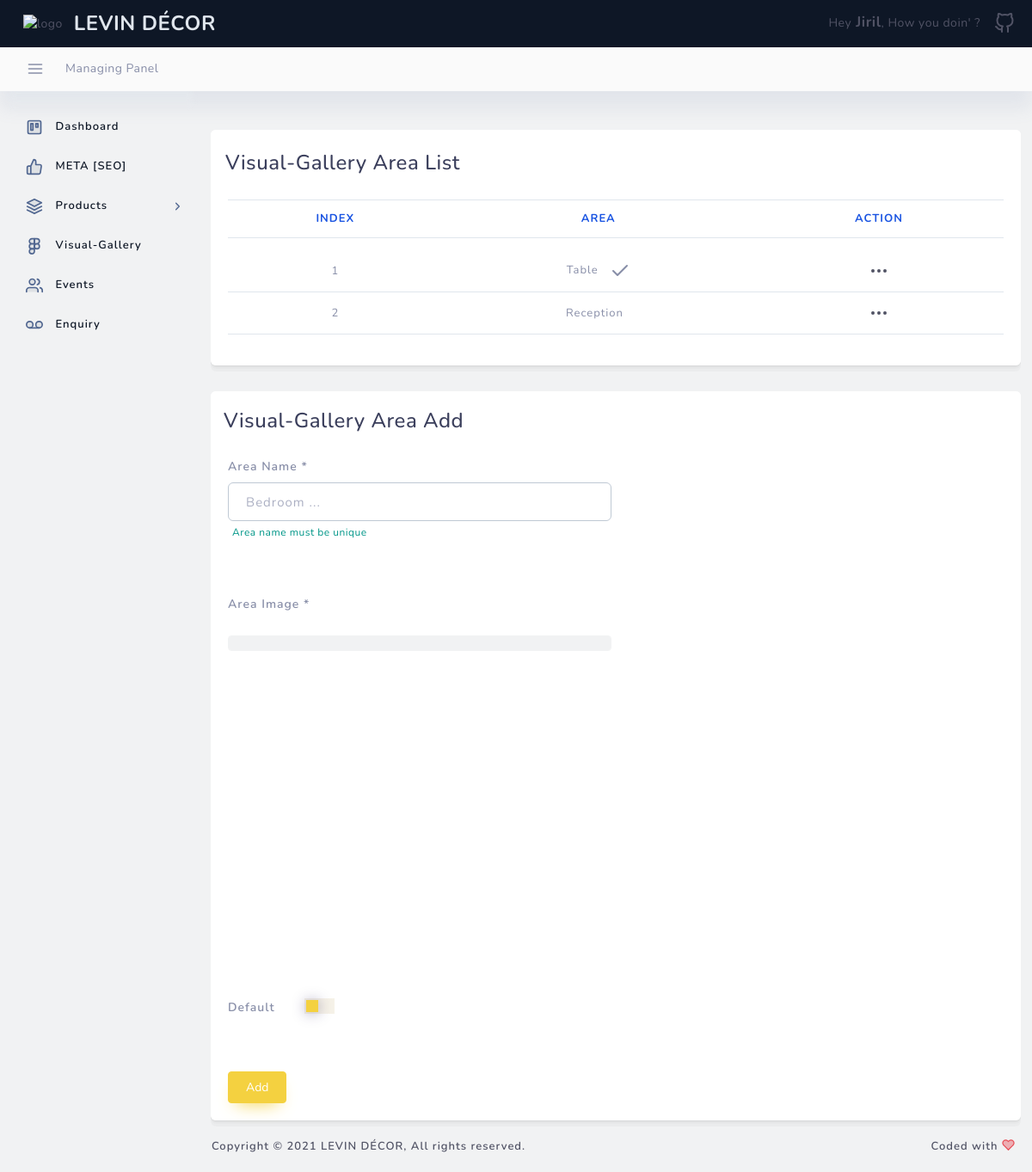
/panel/visual-gallery/ (signed in), run on the app's committed database.
### vsg/models.py (models this page shows, shortened)
class VSG(models.Model) :
    area = models.CharField(max_length=250, null=True, blank=True)
    area_slug = models.CharField(max_length=250, null=True, blank=True)
    image1 = models.ImageField(upload_to="vsg", null=True, blank=True)
    is_default = models.BooleanField(default=False, null=True, blank=True)
    meta_title = models.CharField(max_length=250, null=True, blank=True)

### vsg/views.py (the view, shortened to what this page needs)
# urls.py: url(r'^panel/visual-gallery/$', views.vsg_back, name='vsg_back'),
@login_required
def vsg_back(request) :
    vsg_all = VSG.objects.all()
    send = {
        'vsg_all': vsg_all,
    }
    return render(request, 'back/visual-gallery/vsg_back.html', send)

### levin_main/templates/back/visual-gallery/vsg_back.html (shortened to what this page needs)
{% extends 'back/master_back.html' %}
{% load static %}
    {% block headblock %}
    <link rel="stylesheet" type="text/css" href="{% static 'back/plugins/table/datatable/datatables.css' %}">
    <link rel="stylesheet" type="text/css" href="{% static 'back/plugins/table/datatable/custom_dt_html5.css' %}">
    <link rel="stylesheet" type="text/css" href="{% static 'back/plugins/table/datatable/dt-global_style.css' %}">
    {% endblock %}
    {% block page_content %}
    <div class="container" style="padding: 10px 0px 0px 0px !important; margin-top: 35px;">
        <div class="container">
            <div id="tableDropdown" class="col-lg-12 col-12 layout-spacing">
                <div class="statbox widget box box-shadow">
                    <div class="widget-header">
                        <div class="row">
                            <div class="col-xl-12 col-lg-11 col-md-11 col-sm-10 col-10 pt-4 pl-4">
                                <h4>Visual-Gallery Area List</h4>
                            </div>
                        </div>
                    </div>
                    <div class="widget-content widget-content-area">
                        <div class="table-responsive">
                            <table id="html5-extension" class="table table-hover non-hover" style="width:100%">
                                <thead>
                                    <tr>
                                        <th class="text-center">Index</th>
                                        <th class="text-center">Area</th>
                                        <th class="text-center">Action</th>
                                    </tr>
                                </thead>
                                <tbody>
                                    {% for vsg_all in vsg_all %}
                                    <tr>
                                        <td class="text-center">{{forloop.counter}}</td>
                                        <td class="text-center">{{vsg_all.area | title}} &nbsp;
                                            {% if vsg_all.is_default == True %}
                                                <svg xmlns="http://www.w3.org/2000/svg" width="24" height="24" viewBox="0 0 24 24" fill="none" stroke="currentColor" stroke-width="2" stroke-linecap="round" stroke-linejoin="round" class="feather feather-check"><polyline points="20 6 9 17 4 12"></polyline></svg>
                                            {% endif %}
                                        </td>
                                        <td class="text-center">
                                            <div class="dropdown custom-dropdown">
                                                <a class="dropdown-toggle" href="#" role="button" id="dropdownMenuLink7" data-toggle="dropdown" aria-haspopup="true" aria-expanded="false">
                                                </a>
                                            </div>
                                        </td>
                                    </tr>
                                    {% endfor %}
                                </tbody>
                            </table>
                        </div>
                    </div>
                </div>
            </div>
            <div id="ftFormArray" class="col-lg-12 col-12 layout-spacing" >
                <div class="statbox widget box box-shadow">
                    <div class="widget-header">
                        <div class="row">
                            <div class="col-xl-12 col-md-12 col-sm-12 col-12" style="margin-top: 20px; margin-left: 7px;">
                                <h4>Visual-Gallery Area Add</h4>
                            </div>
                        </div>
                    </div>
                    <div class="widget-content widget-content-area custom-autocomplete h-100">
                        <form onsubmit="myFunction()" action="{% url 'vsg_back' %}" method="post" id="quillForm1" name="quillForm1" enctype="multipart/form-data" class="form-horizontal">
                            <div class="form-row mb-4">
                                <div class="form-group col-md-6">
                                    <label for="area">Area Name *</label>
                                    <input type="text" class="form-control" id="area" name="area" placeholder="Bedroom ..." required>
                                    <small id="emailHelp1" class="form-text text-muted mb-4" style="margin-left: 5px;">Area name must be unique</small>
                                </div>
                            </div>
                            <div class="form-row mb-4">
                                <div class="form-group col-md-6">
                                    <label for="image1" style="margin-bottom: 0px;">Area Image *</label>
                                    <div class="custom-file-container" data-upload-id="myFirstImage">
                                        <label class="custom-file-container__custom-file" >
                                            <span class="custom-file-container__custom-file__custom-file-control"></span>
                                        </label>
                                        <div class="custom-file-container__image-preview"></div>
                                    </div>
                                </div>
                            </div>
                            <div class="form-row mb-4">
                                <div class="form-group col-md-6">
                                    <label for="is_default">Default</label>
                                    <label class="switch s-dark mr-2" style="margin-left: 30px; margin-bottom: -3px;">
                                        <span class="slider"></span>
                                    </label>
                                </div>
                            </div>
                            <button type="submit" class="btn btn-primary mt-3">Add</button>
                        </form>
                    </div>
                </div>
            </div>
        </div>
    </div>
    {% endblock %}

### levin_main/templates/back/master_back.html (shortened to what this page needs)
{% load static %}
<!DOCTYPE html>
<html lang="en">
<head>
    <link href="{% static 'back/assets/css/loader.css' %}" rel="stylesheet" type="text/css" />
    <link href="{% static 'back/bootstrap/css/bootstrap.min.css' %}" rel="stylesheet" type="text/css" />
    <link href="{% static 'back/assets/css/plugins.css' %}" rel="stylesheet" type="text/css" />
    <link href="{% static 'back/plugins/apex/apexcharts.css' %}" rel="stylesheet" type="text/css">
    <link href="{% static 'back/assets/css/dashboard/dash_1.css' %}" rel="stylesheet" type="text/css" />
    <link rel="stylesheet" type="text/css" href="{% static 'back/assets/css/widgets/modules-widgets.css' %}">
    <link href="{% static 'back/assets/css/scrollspyNav.css' %}" rel="stylesheet" type="text/css" />
    <link href="{% static 'back/plugins/autocomplete/autocomplete.css' %}" rel="stylesheet" type="text/css" />
    <link href="{% static 'back/plugins/flatpickr/flatpickr.css' %}" rel="stylesheet" type="text/css">
    <link href="{% static 'back/plugins/flatpickr/custom-flatpickr.css' %}" rel="stylesheet" type="text/css">
    <link rel="stylesheet" type="text/css" href="{% static 'back/plugins/select2/select2.min.css' %}">
    <link rel="stylesheet" type="text/css" href="{% static 'back/plugins/bootstrap-select/bootstrap-select.min.css' %}">
    <link rel="stylesheet" type="text/css" href="{% static 'back/plugins/bootstrap-touchspin/jquery.bootstrap-touchspin.min.css' %}">
    <link rel="stylesheet" type="text/css" href="{% static 'back/assets/css/forms/switches.css' %}">
    <link rel="stylesheet" type="text/css" href="{% static 'back/plugins/file-upload/file-upload-with-preview.min.css' %}">
    <link rel="stylesheet" type="text/css" href="{% static 'back/plugins/editors/quill/quill.snow.css' %}">
    <link rel="stylesheet" type="text/css" href="{% static 'back/assets/css/elements/search.css' %}">
    {% block headblock %}
    {% endblock %}
</head>
<body>
    <div class="header-container fixed-top">
        <header class="header navbar navbar-expand-sm">
            <ul class="navbar-item theme-brand flex-row  text-center">
                <li class="nav-item theme-logo">
                    <a href="{% url 'panel' %}">
                        <img src="{% static 'front/images/Levin.png' %}" class="navbar-logo" alt="logo">
                    </a>
                </li>
                <li class="nav-item theme-text">
                    <a href="{% url 'panel' %}" class="nav-link"> LEVIN DÉCOR </a>
                </li>
            </ul>
            <ul class="navbar-item flex-row ml-md-auto">
                <li class="nav-item dropdown message-dropdown">
                    <a href="javascript:void(0);" class="nav-link dropdown-toggle" id="messageDropdown" data-toggle="dropdown" aria-haspopup="true" aria-expanded="false">
                        Hey<b style="font-size: 17px;"> {{request.user.first_name}}</b>, How you doin' ?
                    </a>
                </li>
                <li class="nav-item dropdown user-profile-dropdown">
                    <a href="javascript:void(0);" class="nav-link dropdown-toggle user" id="userProfileDropdown" data-toggle="dropdown" aria-haspopup="true" aria-expanded="true">
                    </a>
                </li>
            </ul>
        </header>
    </div>
    <div class="sub-header-container">
        <header class="header navbar navbar-expand-sm">
            <a href="javascript:void(0);" class="sidebarCollapse" data-placement="bottom"></a>
            <ul class="navbar-nav flex-row">
                <li>
                    <div class="page-header">
                        <nav class="breadcrumb-one" aria-label="breadcrumb">
                            <ol class="breadcrumb">
                                <li class="breadcrumb-item"><a href="javascript:void(0);">Managing Panel</a></li>
                            </ol>
                        </nav>
                    </div>
                </li>
            </ul>
        </header>
    </div>
    <div class="main-container" id="container">
        <div class="sidebar-wrapper sidebar-theme">
            <nav id="sidebar">
                <div class="shadow-bottom"></div>
                <ul class="list-unstyled menu-categories" id="accordionExample">
                    <li class="menu">
                        <a href="{% url 'panel' %}" aria-expanded="false" class="dropdown-toggle">
                            <div class="">
                                <span>Dashboard</span>
                            </div>
                        </a>
                    </li>
                    <li class="menu">
                        <a href="{% url 'page_handler' %}" aria-expanded="false" class="dropdown-toggle">
                            <div class="">
                                <span>META [SEO]</span>
                            </div>
                        </a>
                    </li>
                    <li class="menu">
                        <a href="#product" data-toggle="collapse" aria-expanded="false" class="dropdown-toggle">
                            <div class="">
                                <span>Products</span>
                            </div>
                            <div>
                                <svg xmlns="http://www.w3.org/2000/svg" width="24" height="24" viewBox="0 0 24 24" fill="none" stroke="currentColor" stroke-width="2" stroke-linecap="round" stroke-linejoin="round" class="feather feather-chevron-right"><polyline points="9 18 15 12 9 6"></polyline></svg>
                            </div>
                        </a>
                    </li>
                    <li class="menu">
                        <a href="{% url 'vsg_back' %}" aria-expanded="false" class="dropdown-toggle">
                            <div class="">
                                <span>Visual-Gallery</span>
                            </div>
                        </a>
                    </li>
                    <li class="menu">
                        <a href="{% url 'event_back' %}" aria-expanded="false" class="dropdown-toggle">
                            <div class="">
                                <span>Events</span>
                            </div>
                        </a>
                    </li>
                    <li class="menu">
                        <a href="{% url 'enquiry' %}" aria-expanded="false" class="dropdown-toggle">
                            <div class="">
                                <span>Enquiry</span>
                            </div>
                        </a>
                    </li>
                </ul>
            </nav>
        </div>
        <div id="content" class="main-content" style="padding-bottom: 30px;">
            {% block page_content %}
            {% endblock %}
            <div class="footer-wrapper" style="position: absolute; padding-top: 30px !important; bottom: 10px;">
                <div class="footer-section f-section-1">
                    <p class="">Copyright © 2021 <a target="_blank" href="{% url 'home' %}">LEVIN DÉCOR</a>, All rights reserved.</p>
                </div>
                <div class="footer-section f-section-2">
                    <p class="">Coded with </p>
                </div>
            </div>
        </div>
    </div>
</body>
</html>

### data on the page
VSG: area "Table", is_default True (drawn)
VSG: area "Reception"

### other printed values
{{ request.user.first_name }} "Jiril"
